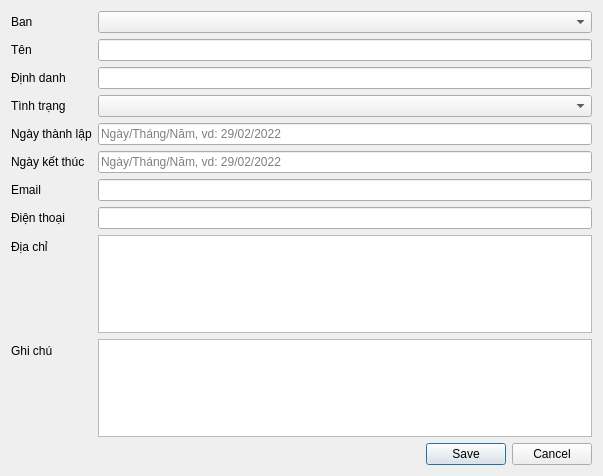
<?xml version="1.0" encoding="UTF-8"?>
<ui version="4.0">
 <class>DlgCommDept</class>
 <widget class="QDialog" name="DlgCommDept">
  <property name="geometry">
   <rect>
    <x>0</x>
    <y>0</y>
    <width>603</width>
    <height>476</height>
   </rect>
  </property>
  <property name="windowTitle">
   <string>Dialog</string>
  </property>
  <layout class="QVBoxLayout" name="verticalLayout">
   <item>
    <layout class="QFormLayout" name="formLayout">
     <item row="0" column="0">
      <widget class="QLabel" name="label">
       <property name="text">
        <string>Ban</string>
       </property>
      </widget>
     </item>
     <item row="0" column="1">
      <widget class="QComboBox" name="cbDept"/>
     </item>
     <item row="1" column="0">
      <widget class="QLabel" name="label_2">
       <property name="text">
        <string>Tên</string>
       </property>
      </widget>
     </item>
     <item row="1" column="1">
      <widget class="QLineEdit" name="txtName">
       <property name="readOnly">
        <bool>true</bool>
       </property>
      </widget>
     </item>
     <item row="2" column="0">
      <widget class="QLabel" name="label_3">
       <property name="text">
        <string>Định danh</string>
       </property>
      </widget>
     </item>
     <item row="2" column="1">
      <widget class="QLineEdit" name="txtNameId">
       <property name="readOnly">
        <bool>true</bool>
       </property>
      </widget>
     </item>
     <item row="4" column="0">
      <widget class="QLabel" name="label_4">
       <property name="text">
        <string>Ngày thành lập</string>
       </property>
      </widget>
     </item>
     <item row="4" column="1">
      <widget class="QLineEdit" name="txtEstablishDate">
       <property name="placeholderText">
        <string>Ngày/Tháng/Năm, vd: 29/02/2022</string>
       </property>
      </widget>
     </item>
     <item row="5" column="0">
      <widget class="QLabel" name="label_5">
       <property name="text">
        <string>Ngày kết thúc</string>
       </property>
      </widget>
     </item>
     <item row="6" column="0">
      <widget class="QLabel" name="label_6">
       <property name="text">
        <string>Email</string>
       </property>
      </widget>
     </item>
     <item row="5" column="1">
      <widget class="QLineEdit" name="txtCloseDate">
       <property name="placeholderText">
        <string>Ngày/Tháng/Năm, vd: 29/02/2022</string>
       </property>
      </widget>
     </item>
     <item row="6" column="1">
      <widget class="QLineEdit" name="txtEmail"/>
     </item>
     <item row="7" column="0">
      <widget class="QLabel" name="label_7">
       <property name="text">
        <string>Điện thoại</string>
       </property>
      </widget>
     </item>
     <item row="8" column="0">
      <widget class="QLabel" name="label_8">
       <property name="text">
        <string>Địa chỉ</string>
       </property>
      </widget>
     </item>
     <item row="3" column="0">
      <widget class="QLabel" name="label_9">
       <property name="text">
        <string>Tình trạng</string>
       </property>
      </widget>
     </item>
     <item row="3" column="1">
      <widget class="QComboBox" name="cbStatus"/>
     </item>
     <item row="7" column="1">
      <widget class="QLineEdit" name="txtTel"/>
     </item>
     <item row="9" column="0">
      <widget class="QLabel" name="label_10">
       <property name="text">
        <string>Ghi chú</string>
       </property>
      </widget>
     </item>
     <item row="9" column="1">
      <widget class="QPlainTextEdit" name="txtRemark"/>
     </item>
     <item row="8" column="1">
      <widget class="QPlainTextEdit" name="txtAddr"/>
     </item>
    </layout>
   </item>
   <item>
    <widget class="QDialogButtonBox" name="buttonBox">
     <property name="orientation">
      <enum>Qt::Horizontal</enum>
     </property>
     <property name="standardButtons">
      <set>QDialogButtonBox::Cancel|QDialogButtonBox::Save</set>
     </property>
    </widget>
   </item>
  </layout>
 </widget>
 <resources/>
 <connections>
  <connection>
   <sender>buttonBox</sender>
   <signal>accepted()</signal>
   <receiver>DlgCommDept</receiver>
   <slot>accept()</slot>
   <hints>
    <hint type="sourcelabel">
     <x>248</x>
     <y>254</y>
    </hint>
    <hint type="destinationlabel">
     <x>157</x>
     <y>274</y>
    </hint>
   </hints>
  </connection>
  <connection>
   <sender>buttonBox</sender>
   <signal>rejected()</signal>
   <receiver>DlgCommDept</receiver>
   <slot>reject()</slot>
   <hints>
    <hint type="sourcelabel">
     <x>316</x>
     <y>260</y>
    </hint>
    <hint type="destinationlabel">
     <x>286</x>
     <y>274</y>
    </hint>
   </hints>
  </connection>
 </connections>
</ui>
